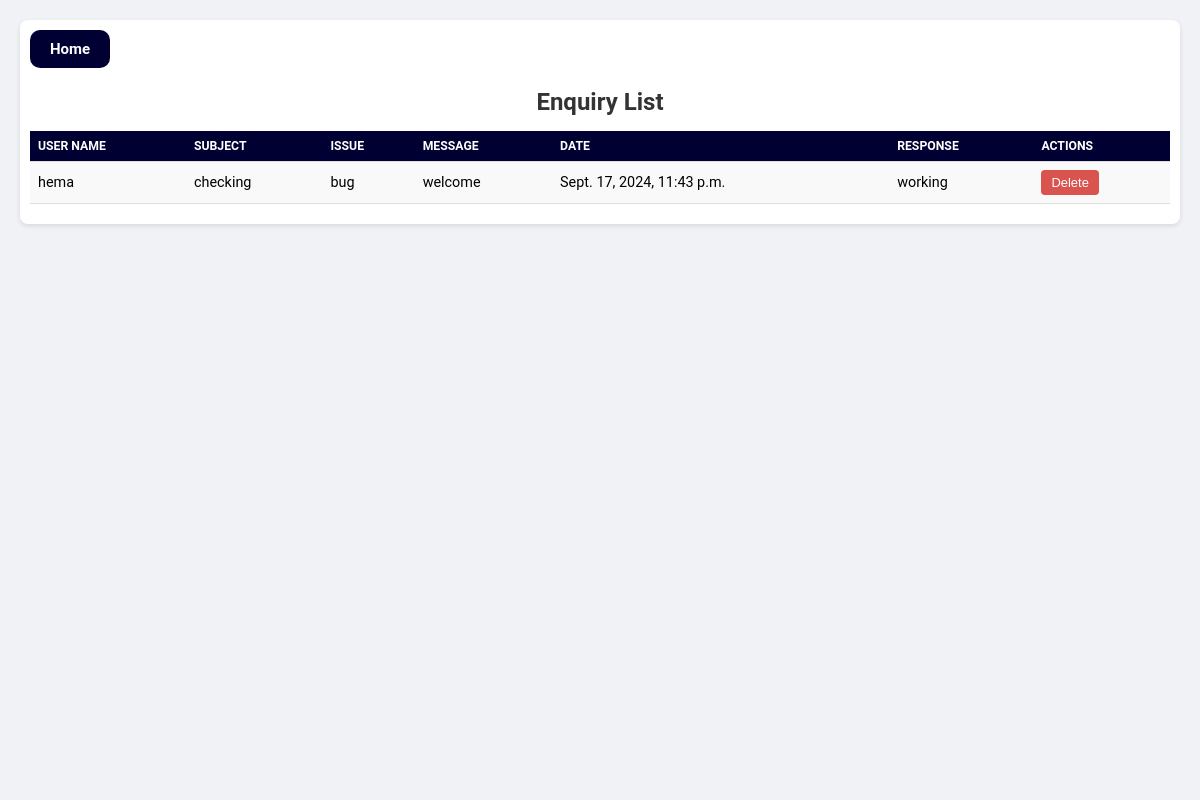
The app's page /user_enquiry_list/ (signed in) with its own data.
### myapp/models.py (models this page shows, shortened)
class Enquiry(models.Model):
    user = models.ForeignKey(settings.AUTH_USER_MODEL, on_delete=models.CASCADE, null=True, blank=True)  # Temporarily allow nulls
    name = models.CharField(max_length=100)
    email = models.EmailField()
    subject = models.CharField(max_length=200)
    issue = models.CharField(max_length=200)
    message = models.TextField()
    created_at = models.DateTimeField(auto_now_add=True)
    replied = models.BooleanField(default=False)
    reply_message = models.TextField(blank=True, null=True)

### myapp/views.py (the view)
# urls.py: path('user_enquiry_list/', views.user_enquiry_list, name='user_enquiry_list'),
@login_required
def user_enquiry_list(request):
    enquiries = Enquiry.objects.filter(user=request.user)
    return render(request, 'user_enquiry_list.html', {'enquiries': enquiries})

### templates/user_enquiry_list.html (shortened to what this page needs)
{% load static %}
<html lang="en">
<head>
</head>
<body>
    <video autoplay muted loop class="video-background">
        <source src="{% static 'images/video14.mp4' %}" type="video/mp4">
    </video>
    <div class="container">
        <div class="button-container">
            <a href="{% url 'home1' %}" class="btn-home">Home</a>
        </div>
        <h1>Enquiry List</h1>
        <div class="table-wrapper">
            <table>
                <thead>
                    <tr>
                        <th>User Name</th>
                        <th>Subject</th>
                        <th>Issue</th>
                        <th>Message</th>
                        <th>Date</th>
                        <th>Response</th>
                        <th>Actions</th>
                    </tr>
                </thead>
                <tbody>
                    {% for enquiry in enquiries %}
                        <tr>
                            <td>{{ enquiry.name }}</td>
                            <td>{{ enquiry.subject }}</td>
                            <td>{{ enquiry.issue }}</td>
                            <td>{{ enquiry.message }}</td>
                            <td>{{ enquiry.created_at }}</td>
                            <td class="response-column">{{ enquiry.reply_message|default:"No response yet" }}</td>
                            <td>
                                <form action="{% url 'delete_enquiry' enquiry.id %}" method="post" style="display:inline;" onsubmit="confirmDelete(event)">
                                    <button type="submit" class="delete-button">Delete</button>
                                </form>
                            </td>
                        </tr>
                    {% empty %}
                        <tr>
                            <td colspan="7">No enquiries found.</td>
                        </tr>
                    {% endfor %}
                </tbody>
            </table>
        </div>
    </div>
</body>
</html>

### templates/user_enquiry_list.html (style rules this page uses)
body { font-family: 'Roboto', sans-serif; background-color: #f0f2f5; margin: 0; padding: 0; }
.container { width: 95%; max-width: 1200px; margin: 20px auto; padding: 10px; background-color: #ffffff; border-radius: 8px; box-shadow: 0 2px 5px rgba(0, 0, 0, 0.1); }
h1 { text-align: center; color: #333; margin-bottom: 15px; font-size: 1.5em; }
.table-wrapper { overflow-x: auto; max-height: 400px; overflow-y: auto; }
table { width: 100%; border-collapse: collapse; font-size: 0.9em; margin-bottom: 10px; }
th, td { padding: 8px; text-align: left; border-bottom: 1px solid #ddd; }
th { background-color: #000033; color: white; font-size: 0.85em; text-transform: uppercase; }
td { background-color: #f9f9f9; }
.delete-button { padding: 5px 10px; background-color: #d9534f; color: white; border: none; border-radius: 4px; cursor: pointer; font-size: 0.9em; transition: background-color 0.3s; }
.video-background { position: fixed; top: 0; left: 0; width: 100%; height: 100%; object-fit: cover; z-index: -1; }
.button-container { text-align: left; margin-top: 0px; margin-bottom: 20px; }
.btn-home { display: inline-block; background-color: #000033; color: white; font-size: 15px; font-weight: bold; padding: 10px 20px; border: none; border-radius: 10px; text-decoration: none; transition: background-color 0.3s ease-in-out, transform 0.2s; margin-right: 10px; }
.response-column { max-width: 200px; word-wrap: break-word; }

### records on screen
Enquiry: name "hema", subject "checking", issue "bug", message "welcome", created_at "Sept. 17, 2024, 11:43 p.m.", reply_message "working"
